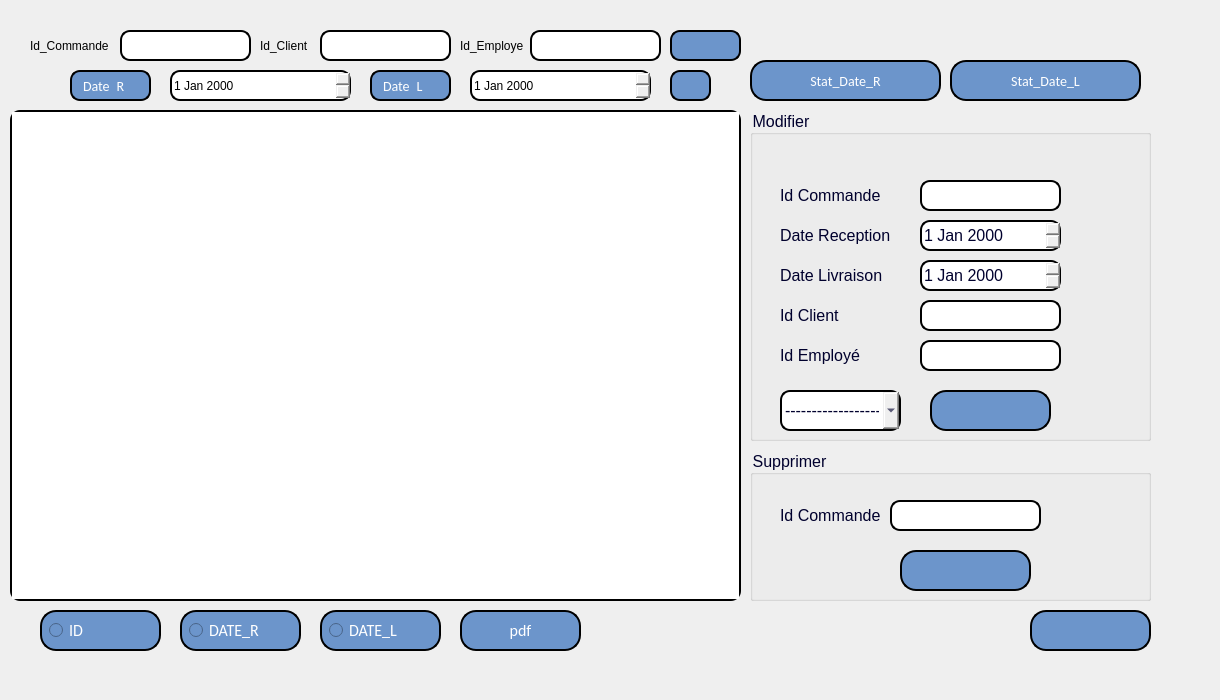
      <widget class="QWidget" name="tab_2">
       <attribute name="title">
        <string>Gestion Des Commandes</string>
       </attribute>
       <widget class="QLabel" name="label_17">
        <property name="geometry">
         <rect>
          <x>-20</x>
          <y>-20</y>
          <width>1211</width>
          <height>691</height>
         </rect>
        </property>
        <property name="text">
         <string/>
        </property>
        <property name="pixmap">
         <pixmap resource="resource.qrc">:/image/wt.jpg</pixmap>
        </property>
       </widget>
       <widget class="QRadioButton" name="dateL_tri">
        <property name="geometry">
         <rect>
          <x>320</x>
          <y>610</y>
          <width>121</width>
          <height>41</height>
         </rect>
        </property>
        <property name="styleSheet">
         <string notr="true"> border: 2px solid black;
border-radius: 10px;
  color: white;
  padding: 7px;
  text-align: center;
  
font-family:calibri;
  display: inline-block;
  font-size: 16px;
 
  border-radius : 16px;
background-color:rgb(108, 149, 203)</string>
        </property>
        <property name="text">
         <string>DATE_L</string>
        </property>
       </widget>
       <widget class="QLineEdit" name="lineEdit_8">
        <property name="geometry">
         <rect>
          <x>530</x>
          <y>30</y>
          <width>131</width>
          <height>31</height>
         </rect>
        </property>
        <property name="autoFillBackground">
         <bool>false</bool>
        </property>
        <property name="styleSheet">
         <string notr="true">border: 2px solid black;
border-radius: 10px;</string>
        </property>
       </widget>
       <widget class="QPushButton" name="quitter_9">
        <property name="geometry">
         <rect>
          <x>1030</x>
          <y>610</y>
          <width>121</width>
          <height>41</height>
         </rect>
        </property>
        <property name="styleSheet">
         <string notr="true"> border: 2px solid black;
border-radius: 10px;
  color: white;
  padding: 7px;
  text-align: center;
  
font-family:calibri;
  display: inline-block;
  font-size: 14px;
 
  border-radius : 16px;
background-color:rgb(108, 149, 203)</string>
        </property>
        <property name="text">
         <string/>
        </property>
        <property name="icon">
         <iconset resource="resource.qrc">
          <normaloff>:/image/icons8-log-out-64.png</normaloff>:/image/icons8-log-out-64.png</iconset>
        </property>
        <property name="iconSize">
         <size>
          <width>30</width>
          <height>30</height>
         </size>
        </property>
       </widget>
       <widget class="QLabel" name="label_52">
        <property name="geometry">
         <rect>
          <x>370</x>
          <y>70</y>
          <width>81</width>
          <height>31</height>
         </rect>
        </property>
        <property name="styleSheet">
         <string notr="true"> border: 2px solid black;
border-radius: 10px;
  color: white;
  padding: 8px;
  text-align: center;
  
font-family:calibri;
  display: inline-block;
  font-size: 14px;
 
  border-radius : 10px;
background-color:rgb(108, 149, 203)</string>
        </property>
        <property name="text">
         <string>Date_L</string>
        </property>
       </widget>
       <widget class="QGroupBox" name="groupBox_12">
        <property name="geometry">
         <rect>
          <x>750</x>
          <y>110</y>
          <width>401</width>
          <height>331</height>
         </rect>
        </property>
        <property name="autoFillBackground">
         <bool>true</bool>
        </property>
        <property name="styleSheet">
         <string notr="true">color: #00002d;
  font-size: 16px;</string>
        </property>
        <property name="title">
         <string>Modifier</string>
        </property>
        <widget class="QLabel" name="label_55">
         <property name="geometry">
          <rect>
           <x>30</x>
           <y>70</y>
           <width>111</width>
           <height>31</height>
          </rect>
         </property>
         <property name="text">
          <string>Id Commande</string>
         </property>
        </widget>
        <widget class="QLabel" name="label_56">
         <property name="geometry">
          <rect>
           <x>30</x>
           <y>110</y>
           <width>111</width>
           <height>31</height>
          </rect>
         </property>
         <property name="text">
          <string>Date Reception</string>
         </property>
        </widget>
        <widget class="QLineEdit" name="num_fact2_2">
         <property name="geometry">
          <rect>
           <x>170</x>
           <y>70</y>
           <width>141</width>
           <height>31</height>
          </rect>
         </property>
         <property name="styleSheet">
          <string notr="true">border: 2px solid black;
border-radius: 10px;</string>
         </property>
        </widget>
        <widget class="QPushButton" name="modifier_2">
         <property name="geometry">
          <rect>
           <x>180</x>
           <y>280</y>
           <width>121</width>
           <height>41</height>
          </rect>
         </property>
         <property name="styleSheet">
          <string notr="true"> border: 2px solid black;
border-radius: 10px;
  color: white;
  padding: 20px;
  text-align: center;
  
font-family:calibri;
  display: inline-block;
  font-size: 16px;
 
  border-radius : 16px;
background-color:rgb(108, 149, 203)</string>
         </property>
         <property name="text">
          <string/>
         </property>
         <property name="icon">
          <iconset resource="resource.qrc">
           <normaloff>:/image/icons8-edit-64 (1).png</normaloff>:/image/icons8-edit-64 (1).png</iconset>
         </property>
         <property name="iconSize">
          <size>
           <width>30</width>
           <height>30</height>
          </size>
         </property>
        </widget>
        <widget class="QLabel" name="label_57">
         <property name="geometry">
          <rect>
           <x>30</x>
           <y>150</y>
           <width>111</width>
           <height>31</height>
          </rect>
         </property>
         <property name="text">
          <string>Date Livraison</string>
         </property>
        </widget>
        <widget class="QLabel" name="label_58">
         <property name="geometry">
          <rect>
           <x>30</x>
           <y>190</y>
           <width>111</width>
           <height>31</height>
          </rect>
         </property>
         <property name="styleSheet">
          <string notr="true">color: #00002d;
  font-size: 16px;</string>
         </property>
         <property name="text">
          <string>Id Client</string>
         </property>
        </widget>
        <widget class="QLabel" name="label_59">
         <property name="geometry">
          <rect>
           <x>30</x>
           <y>230</y>
           <width>111</width>
           <height>31</height>
          </rect>
         </property>
         <property name="styleSheet">
          <string notr="true">color: #00002d;
  font-size: 16px;</string>
         </property>
         <property name="text">
          <string>Id Employé</string>
         </property>
        </widget>
        <widget class="QComboBox" name="IDCom_2">
         <property name="geometry">
          <rect>
           <x>30</x>
           <y>280</y>
           <width>121</width>
           <height>41</height>
          </rect>
         </property>
         <property name="styleSheet">
          <string notr="true">border: 2px solid black;
border-radius: 10px;</string>
         </property>
         <item>
          <property name="text">
           <string>-------------------</string>
          </property>
         </item>
        </widget>
        <widget class="QLineEdit" name="emp_2">
         <property name="geometry">
          <rect>
           <x>170</x>
           <y>230</y>
           <width>141</width>
           <height>31</height>
          </rect>
         </property>
         <property name="styleSheet">
          <string notr="true">border: 2px solid black;
border-radius: 10px;</string>
         </property>
        </widget>
        <widget class="QLineEdit" name="cl_2">
         <property name="geometry">
          <rect>
           <x>170</x>
           <y>190</y>
           <width>141</width>
           <height>31</height>
          </rect>
         </property>
         <property name="styleSheet">
          <string notr="true">border: 2px solid black;
border-radius: 10px;</string>
         </property>
        </widget>
        <widget class="QDateEdit" name="dateEdit_5">
         <property name="geometry">
          <rect>
           <x>170</x>
           <y>110</y>
           <width>141</width>
           <height>31</height>
          </rect>
         </property>
         <property name="styleSheet">
          <string notr="true">border: 2px solid black;
border-radius: 10px;</string>
         </property>
        </widget>
        <widget class="QDateEdit" name="dateEdit_6">
         <property name="geometry">
          <rect>
           <x>170</x>
           <y>150</y>
           <width>141</width>
           <height>31</height>
          </rect>
         </property>
         <property name="styleSheet">
          <string notr="true">border: 2px solid black;
border-radius: 10px;</string>
         </property>
        </widget>
       </widget>
       <widget class="QDateEdit" name="dateEdit_4">
        <property name="geometry">
         <rect>
          <x>470</x>
          <y>70</y>
          <width>181</width>
          <height>31</height>
         </rect>
        </property>
        <property name="styleSheet">
         <string notr="true">border: 2px solid black;
border-radius: 10px;</string>
        </property>
       </widget>
       <widget class="QLabel" name="label_53">
        <property name="geometry">
         <rect>
          <x>30</x>
          <y>36</y>
          <width>91</width>
          <height>20</height>
         </rect>
        </property>
        <property name="text">
         <string>Id_Commande</string>
        </property>
       </widget>
       <widget class="QLabel" name="label_50">
        <property name="geometry">
         <rect>
          <x>70</x>
          <y>70</y>
          <width>81</width>
          <height>31</height>
         </rect>
        </property>
        <property name="autoFillBackground">
         <bool>false</bool>
        </property>
        <property name="styleSheet">
         <string notr="true"> border: 2px solid black;
border-radius: 10px;
  color: white;
  padding: 8px;
  text-align: center;
  
font-family:calibri;
  display: inline-block;
  font-size: 14px;
 
  border-radius : 10px;
background-color:rgb(108, 149, 203)</string>
        </property>
        <property name="text">
         <string>Date_R</string>
        </property>
       </widget>
       <widget class="QLineEdit" name="lineEdit_6">
        <property name="geometry">
         <rect>
          <x>120</x>
          <y>30</y>
          <width>131</width>
          <height>31</height>
         </rect>
        </property>
        <property name="autoFillBackground">
         <bool>false</bool>
        </property>
        <property name="styleSheet">
         <string notr="true">border: 2px solid black;
border-radius: 10px;</string>
        </property>
       </widget>
       <widget class="QPushButton" name="recherche_button">
        <property name="geometry">
         <rect>
          <x>670</x>
          <y>30</y>
          <width>71</width>
          <height>31</height>
         </rect>
        </property>
        <property name="font">
         <font>
          <family>calibri</family>
          <pointsize>-1</pointsize>
          <weight>75</weight>
          <bold>true</bold>
         </font>
        </property>
        <property name="autoFillBackground">
         <bool>false</bool>
        </property>
        <property name="styleSheet">
         <string notr="true"> border: 2px solid black;
border-radius: 10px;
  color: white;
  padding: 10px;
  text-align: center;
  
font-family:calibri;
  display: inline-block;
  font-size: 14px;
 
  border-radius : 10px;
background-color:rgb(108, 149, 203)</string>
        </property>
        <property name="text">
         <string/>
        </property>
        <property name="icon">
         <iconset resource="resource.qrc">
          <normaloff>:/image/icons8-search-64 (2).png</normaloff>:/image/icons8-search-64 (2).png</iconset>
        </property>
        <property name="iconSize">
         <size>
          <width>22</width>
          <height>22</height>
         </size>
        </property>
       </widget>
       <widget class="QDateEdit" name="dateEdit_3">
        <property name="geometry">
         <rect>
          <x>170</x>
          <y>70</y>
          <width>181</width>
          <height>31</height>
         </rect>
        </property>
        <property name="styleSheet">
         <string notr="true">border: 2px solid black;
border-radius: 10px;</string>
        </property>
       </widget>
       <widget class="QPushButton" name="Actualiser">
        <property name="geometry">
         <rect>
          <x>670</x>
          <y>70</y>
          <width>41</width>
          <height>31</height>
         </rect>
        </property>
        <property name="styleSheet">
         <string notr="true"> border: 2px solid black;
border-radius: 10px;
  color: white;
  padding: 8px;
  text-align: center;
  
font-family:calibri;
  display: inline-block;
  font-size: 14px;
 
  border-radius : 10px;
background-color:rgb(108, 149, 203)</string>
        </property>
        <property name="text">
         <string/>
        </property>
        <property name="icon">
         <iconset resource="resource.qrc">
          <normaloff>:/image/icons8-synchronize-48.png</normaloff>:/image/icons8-synchronize-48.png</iconset>
        </property>
        <property name="iconSize">
         <size>
          <width>30</width>
          <height>30</height>
         </size>
        </property>
       </widget>
       <widget class="QRadioButton" name="dateR_tri">
        <property name="geometry">
         <rect>
          <x>180</x>
          <y>610</y>
          <width>121</width>
          <height>41</height>
         </rect>
        </property>
        <property name="styleSheet">
         <string notr="true"> border: 2px solid black;
border-radius: 10px;
  color: white;
  padding: 7px;
  text-align: center;
  
font-family:calibri;
  display: inline-block;
  font-size: 16px;
 
  border-radius : 16px;
background-color:rgb(108, 149, 203)</string>
        </property>
        <property name="text">
         <string>DATE_R</string>
        </property>
       </widget>
       <widget class="QRadioButton" name="id_tri">
        <property name="geometry">
         <rect>
          <x>40</x>
          <y>610</y>
          <width>121</width>
          <height>41</height>
         </rect>
        </property>
        <property name="styleSheet">
         <string notr="true"> border: 2px solid black;
border-radius: 10px;
  color: white;
  padding: 7px;
  text-align: center;
  
font-family:calibri;
  display: inline-block;
  font-size: 16px;
 
  border-radius : 16px;
background-color:rgb(108, 149, 203)</string>
        </property>
        <property name="text">
         <string>ID</string>
        </property>
       </widget>
       <widget class="QTableView" name="tab_com">
        <property name="geometry">
         <rect>
          <x>10</x>
          <y>110</y>
          <width>731</width>
          <height>491</height>
         </rect>
        </property>
        <property name="autoFillBackground">
         <bool>true</bool>
        </property>
        <property name="styleSheet">
         <string notr="true">border: 2px solid black;
border-radius: 10px;</string>
        </property>
       </widget>
       <widget class="QLineEdit" name="lineEdit_7">
        <property name="geometry">
         <rect>
          <x>320</x>
          <y>30</y>
          <width>131</width>
          <height>31</height>
         </rect>
        </property>
        <property name="autoFillBackground">
         <bool>false</bool>
        </property>
        <property name="styleSheet">
         <string notr="true">border: 2px solid black;
border-radius: 10px;</string>
        </property>
       </widget>
       <widget class="QLabel" name="label_54">
        <property name="geometry">
         <rect>
          <x>260</x>
          <y>30</y>
          <width>61</width>
          <height>31</height>
         </rect>
        </property>
        <property name="text">
         <string>Id_Client</string>
        </property>
       </widget>
       <widget class="QGroupBox" name="groupBox_11">
        <property name="geometry">
         <rect>
          <x>750</x>
          <y>450</y>
          <width>401</width>
          <height>151</height>
         </rect>
        </property>
        <property name="autoFillBackground">
         <bool>true</bool>
        </property>
        <property name="styleSheet">
         <string notr="true">color: #00002d;
  font-size: 16px;</string>
        </property>
        <property name="title">
         <string>Supprimer</string>
        </property>
        <widget class="QLabel" name="label_51">
         <property name="geometry">
          <rect>
           <x>30</x>
           <y>50</y>
           <width>111</width>
           <height>31</height>
          </rect>
         </property>
         <property name="text">
          <string>Id Commande</string>
         </property>
        </widget>
        <widget class="QPushButton" name="supprimer_2">
         <property name="geometry">
          <rect>
           <x>150</x>
           <y>100</y>
           <width>131</width>
           <height>41</height>
          </rect>
         </property>
         <property name="styleSheet">
          <string notr="true"> border: 2px solid black;
border-radius: 10px;
  color: white;
  padding: 20px;
  text-align: center;
  
font-family:calibri;
  display: inline-block;
  font-size: 16px;
 
  border-radius : 16px;
background-color:rgb(108, 149, 203)</string>
         </property>
         <property name="text">
          <string/>
         </property>
         <property name="icon">
          <iconset resource="resource.qrc">
           <normaloff>:/image/icons8-delete-64.png</normaloff>:/image/icons8-delete-64.png</iconset>
         </property>
         <property name="iconSize">
          <size>
           <width>40</width>
           <height>40</height>
          </size>
         </property>
        </widget>
        <widget class="QLineEdit" name="num_sup_2">
         <property name="geometry">
          <rect>
           <x>140</x>
           <y>50</y>
           <width>151</width>
           <height>31</height>
          </rect>
         </property>
         <property name="styleSheet">
          <string notr="true">border: 2px solid black;
border-radius: 10px;</string>
         </property>
        </widget>
       </widget>
       <widget class="QLabel" name="label_65">
        <property name="geometry">
         <rect>
          <x>460</x>
          <y>30</y>
          <width>71</width>
          <height>31</height>
         </rect>
        </property>
        <property name="text">
         <string>Id_Employe</string>
        </property>
       </widget>
       <widget class="QPushButton" name="pdf_2">
        <property name="geometry">
         <rect>
          <x>460</x>
          <y>610</y>
          <width>121</width>
          <height>41</height>
         </rect>
        </property>
        <property name="styleSheet">
         <string notr="true"> border: 2px solid black;
border-radius: 10px;
  color: white;
  padding: 7px;
  text-align: center;
  
font-family:calibri;
  display: inline-block;
  font-size: 16px;
 
  border-radius : 16px;
background-color:rgb(108, 149, 203)</string>
        </property>
        <property name="text">
         <string>pdf</string>
        </property>
        <property name="icon">
         <iconset resource="resource.qrc">
          <normaloff>:/image/icons8-pdf-50.png</normaloff>:/image/icons8-pdf-50.png</iconset>
        </property>
       </widget>
       <widget class="QPushButton" name="pushButton_8">
        <property name="geometry">
         <rect>
          <x>950</x>
          <y>60</y>
          <width>191</width>
          <height>41</height>
         </rect>
        </property>
        <property name="styleSheet">
         <string notr="true"> border: 2px solid black;
border-radius: 10px;
  color: white;
  padding: 7px;
  text-align: center;
  
font-family:calibri;
  display: inline-block;
  font-size: 14px;
 
  border-radius : 16px;
background-color:rgb(108, 149, 203)</string>
        </property>
        <property name="text">
         <string>Stat_Date_L</string>
        </property>
        <property name="icon">
         <iconset resource="resource.qrc">
          <normaloff>:/image/icons8-chart-bar-32.png</normaloff>:/image/icons8-chart-bar-32.png</iconset>
        </property>
        <property name="iconSize">
         <size>
          <width>60</width>
          <height>60</height>
         </size>
        </property>
       </widget>
       <widget class="QPushButton" name="pushButton_17">
        <property name="geometry">
         <rect>
          <x>750</x>
          <y>60</y>
          <width>191</width>
          <height>41</height>
         </rect>
        </property>
        <property name="styleSheet">
         <string notr="true"> border: 2px solid black;
border-radius: 10px;
  color: white;
  padding: 7px;
  text-align: center;
  
font-family:calibri;
  display: inline-block;
  font-size: 14px;
 
  border-radius : 16px;
background-color:rgb(108, 149, 203)</string>
        </property>
        <property name="text">
         <string>Stat_Date_R</string>
        </property>
        <property name="icon">
         <iconset resource="resource.qrc">
          <normaloff>:/image/icons8-chart-bar-32.png</normaloff>:/image/icons8-chart-bar-32.png</iconset>
        </property>
        <property name="iconSize">
         <size>
          <width>60</width>
          <height>60</height>
         </size>
        </property>
       </widget>
      </widget>
